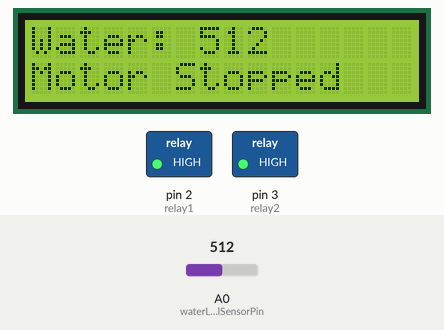
Simulated run of this sketch. Board: Arduino Uno, built with avr-gcc and run on an emulated ATmega328P. Parts: 16×2 character LCD, switched loads named in the sketch (green lamp = pin HIGH). The inputs (shaded band) are chosen by the test bench; at power-on: A0 (waterLevelSensorPin) = 512.

Above: at 3.2 s.
3.3 s: A0 (waterLevelSensorPin) set to 483
At 4.7 s:
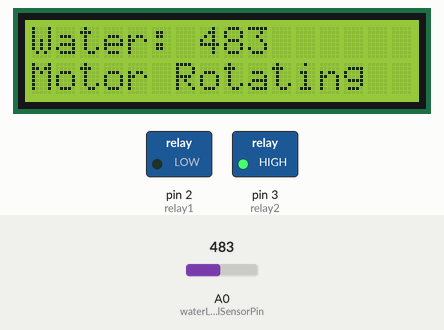
5.1 s: A0 (waterLevelSensorPin) set to 510
At 6.2 s:
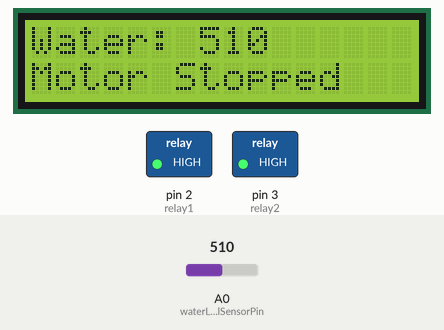
6.7 s: A0 (waterLevelSensorPin) set to 490
At 7.8 s:
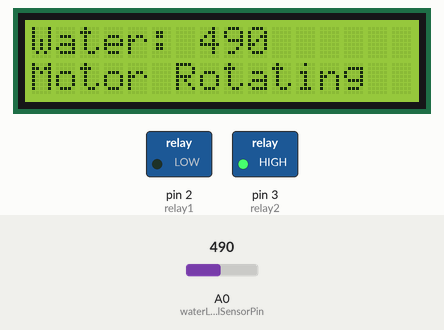
Timing chart, 0 to 9.7 s (numbered marks = the images above; inputs shaded):
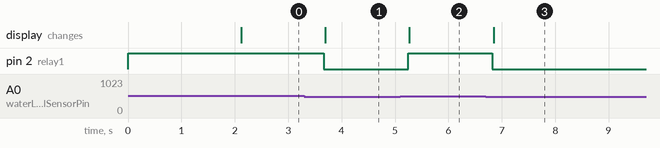

The sketch:

Display_water_level_with_I2C_Display_with_Motor.ino
```cpp
#include <Wire.h>
#include <LiquidCrystal_I2C.h>

int relay1 = 2;
int relay2 = 3;
int waterLevelSensorPin = A0; // Assuming you connect the sensor to analog pin A0

// Set the LCD address to 0x27 for a 16 chars and 2 line display
LiquidCrystal_I2C lcd(0x3f, 16, 2);

void setup() {
  pinMode(relay1, OUTPUT);
  pinMode(relay2, OUTPUT);
  pinMode(waterLevelSensorPin, INPUT);
  digitalWrite(relay1, HIGH);
  digitalWrite(relay2, HIGH);
  Serial.begin(9600);

  // initialize the LCD
  lcd.init();

  // turn on the backlight
  lcd.backlight();

  lcd.print("Motor Control");
  lcd.setCursor(0, 1); // Move to the second line
  lcd.print("Based on Water");
  delay(2000);
  lcd.clear(); // Clear the initial message
}

void loop() {
  int waterLevel = analogRead(waterLevelSensorPin);

  // Check if water level is high (you'll need to adjust the threshold value)
  if (waterLevel > 500) { // Adjust 500 based on your sensor and setup
    // Stop the motor
    digitalWrite(relay1, HIGH);
    digitalWrite(relay2, HIGH);

    lcd.setCursor(0, 0);
    lcd.print("Water: ");
    lcd.print(waterLevel);
    lcd.setCursor(0, 1);
    lcd.print("Motor Stopped   ");
  } else {
    // Rotate the motor (you'll need to set the appropriate relay states for your motor)
    digitalWrite(relay1, LOW); // Adjust these based on your motor wiring
    digitalWrite(relay2, HIGH); // Adjust these based on your motor wiring

    lcd.setCursor(0, 0);
    lcd.print("Water: ");
    lcd.print(waterLevel);
    lcd.setCursor(0, 1);
    lcd.print("Motor Rotating ");
  }

  delay(500); // Add a small delay to avoid reading the sensor too frequently
}
```

Measured:
- the behaviour switches between 501 and 500 on A0 (waterLevelSensorPin) (found by bisection; images 0 and 1)
- after the input at 3.3 s, pin 2 (relay1): HIGH → LOW after 0.37 s; the display: changes after 0.40 s (image 1)
- after the input at 5.1 s, pin 2 (relay1): LOW → HIGH after 0.14 s; the display: changes after 0.17 s (image 2)
- after the input at 6.7 s, pin 2 (relay1): HIGH → LOW after 0.12 s; the display: changes after 0.15 s (image 3)
